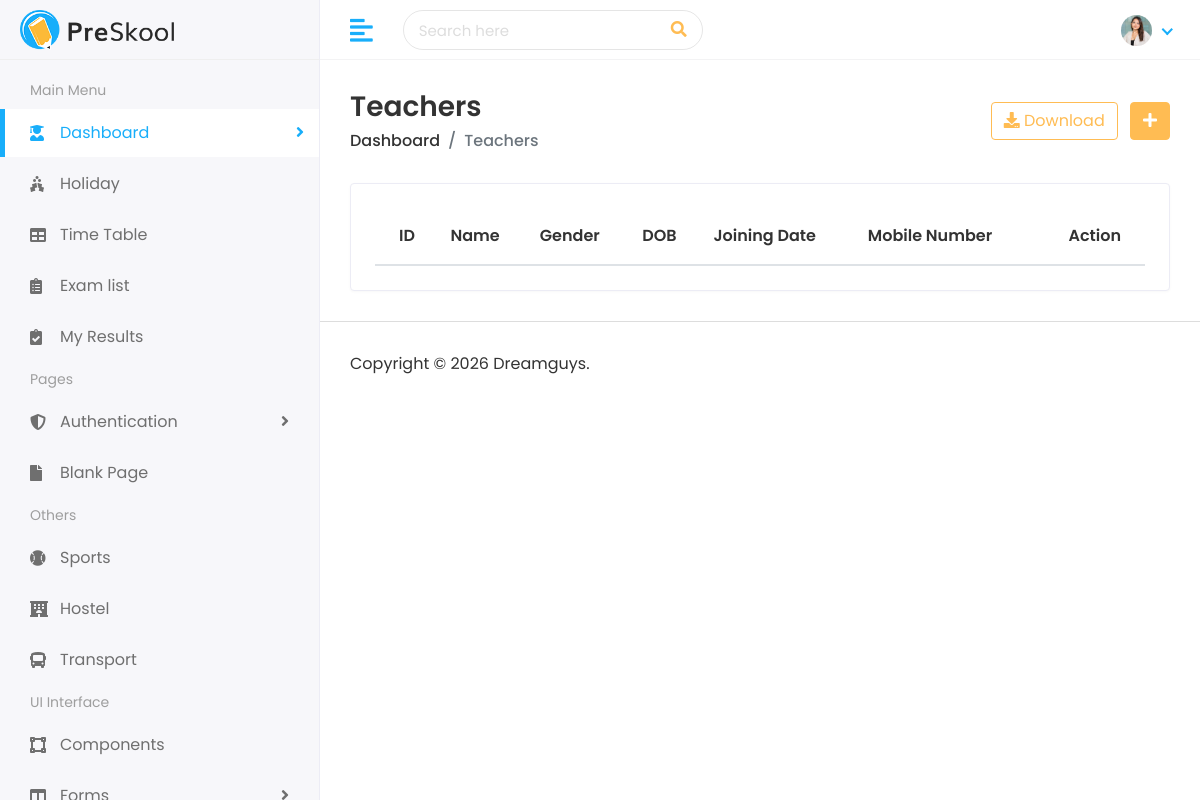
The app's page /teacher/ (signed in), older data.
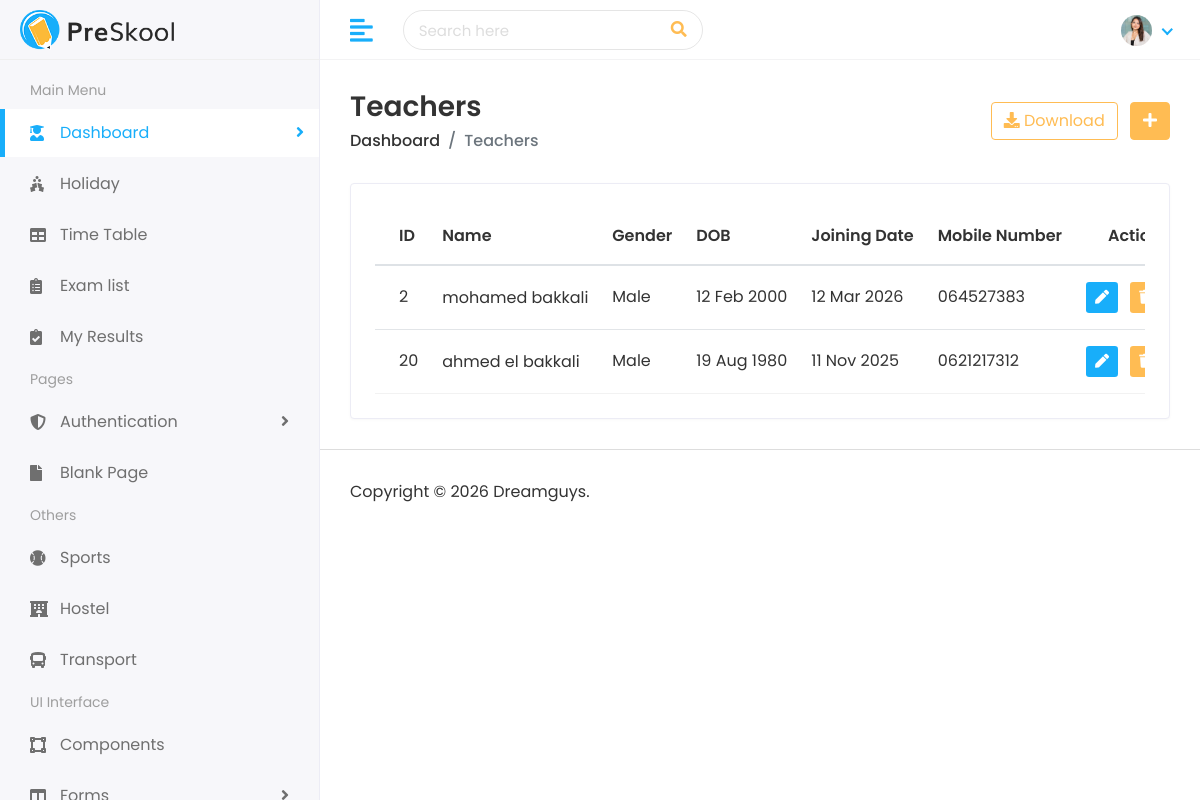
The same page, newer data.
### teacher/models.py (models this page shows, shortened)
class Teacher(models.Model) :
  first_name = models.CharField(max_length=100)
  last_name = models.CharField(max_length=100)
  teacher_id = models.CharField(max_length=20 , unique=True)
  gender = models.CharField(max_length=10 , choices=[('Male' , 'Male'), ('Female' , 'Female')])
  date_of_birth = models.DateField()
  joining_date = models.DateField()
  mobile_number = models.CharField(max_length=15)
  teacher_image = models.ImageField(upload_to='teachers/' , blank=True)

### teacher/views.py (the view)
# urls.py: path('', views.teacher_list, name='teacher_list'),
@login_required
def teacher_list(request):
  teachers = Teacher.objects.all()
  return render(request, "teachers/teachers.html" , {'teacher_list' : teachers})

### templates/teachers/teachers.html (shortened to what this page needs)
{% extends 'Home/base.html' %}
{% load static %}
{% block body %}
<div class="page-wrapper">
    <div class="content container-fluid">
        <div class="page-header">
            <div class="row align-items-center">
                <div class="col">
                    <h3 class="page-title">Teachers</h3>
                    <ul class="breadcrumb">
                        <li class="breadcrumb-item"><a href="">Dashboard</a></li>
                        <li class="breadcrumb-item active">Teachers</li>
                    </ul>
                </div>
                <div class="col-auto text-right float-right ml-auto">
                    <a href="#" class="btn btn-outline-primary mr-2"><i class="fas fa-download"></i> Download</a>
                    <a href="{% url 'add_teacher' %}" class="btn btn-primary"><i class="fas fa-plus"></i></a>
                </div>
            </div>
        </div>
        <div class="row">
            <div class="col-sm-12">
                <div class="card card-table">
                    <div class="card-body">
                        <div class="table-responsive">
                            <table class="table table-hover table-center mb-0 datatable">
                                <thead>
                                    <tr>
                                        <th>ID</th>
                                        <th>Name</th>
                                        <th>Gender</th>
                                        <th>DOB</th>
                                        <th>Joining Date</th>
                                        <th>Mobile Number</th>
                                        <th class="text-right">Action</th>
                                    </tr>
                                </thead>
                                <tbody>
                                   {% for teacher in teacher_list %}
<tr>
    <td>{{ teacher.teacher_id }}</td>
    <td>
        <h2 class="table-avatar">
            <a href="{% url 'view_teacher' teacher.id %}">
                {{ teacher.first_name }} {{ teacher.last_name }}
            </a>
        </h2>
    </td>
    <td>{{ teacher.gender }}</td>
    <td>{{ teacher.date_of_birth|date:"d M Y" }}</td>
    <td>{{ teacher.joining_date|date:"d M Y" }}</td>
    <td>{{ teacher.mobile_number }}</td>
    <td class="text-right">
        <div class="actions">
            <a href="{% url 'edit_teacher' teacher.id %}" class="btn btn-sm bg-success-light mr-2">
                <i class="fas fa-pen"></i>
            </a>
            <form action="{% url 'delete_teacher' teacher.id %}" method="POST" style="display:inline;">
                <button type="submit" class="btn btn-sm bg-danger-light" onclick="return confirm('Are you sure you want to delete this teacher?');">
                    <i class="fas fa-trash"></i>
                </button>
            </form>
        </div>
    </td>
</tr>
{% endfor %}
                                </tbody>
                            </table>
                        </div>
                    </div>
                </div>
            </div>
        </div>
    </div>
    <footer>
        <p>Copyright © 2026 Dreamguys.</p>
    </footer>
</div>
{% endblock %}

Row changes from the older to the newer data that the page shows:
added Teacher: teacher_id "2", first_name "mohamed", last_name "bakkali", gender "Male", date_of_birth "12 Feb 2000", joining_date "12 Mar 2026", mobile_number "064527383"
added Teacher: teacher_id "20", first_name "ahmed", last_name "el bakkali", gender "Male", date_of_birth "19 Aug 1980", joining_date "11 Nov 2025", mobile_number "0621217312"
